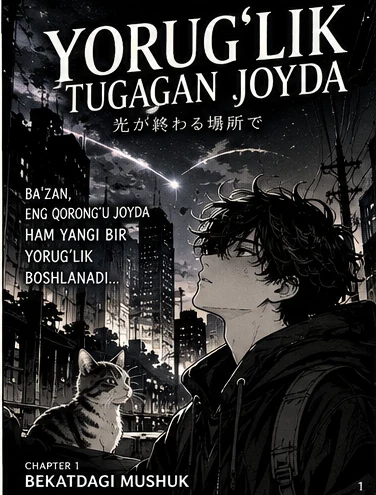
#> input picture manga/ch01/01.webp, 376 x 495 px
$ python slice.py manga/ch01/01.webp 5
#> lines starting #> are read from the running program, lines starting #| are printed output that depends on the picture
"""Kollaj rasmni (masalan 4x2) alohida sahifalarga kesadi va WebP qilib saqlaydi.

Ishlatish:
  python slice.py kollaj.png 1            # 1-chapter, 4 ustun x 2 qator
  python slice.py kollaj.png 2 --cols 4 --rows 3

Natija: manga/ch01/01.webp, 02.webp ...
Agar sahifalar allaqachon alohida fayl bo'lsa: python slice.py papka/ 2 --files
"""
import argparse, os, glob
from PIL import Image

ap = argparse.ArgumentParser()
ap.add_argument("src")
ap.add_argument("chapter", type=int)
ap.add_argument("--cols", type=int, default=4)
ap.add_argument("--rows", type=int, default=2)
ap.add_argument("--trim", type=int, nargs=4, default=[4, 3, 4, 14],
                metavar=("L", "T", "R", "B"), help="har katakdan kesib tashlanadigan piksellar")
ap.add_argument("--files", action="store_true", help="src ichidagi rasmlarni tartib bilan olish")
ap.add_argument("--quality", type=int, default=88)
a = ap.parse_args()

out = f"manga/ch{a.chapter:02d}"
os.makedirs(out, exist_ok=True)

pages = []
if a.files:
    for f in sorted(glob.glob(os.path.join(a.src, "*"))):
        if f.lower().endswith((".png", ".jpg", ".jpeg", ".webp")):
            pages.append(Image.open(f).convert("RGB"))
else:
    im = Image.open(a.src).convert("RGB")
#> im is the input picture: PIL image 376x495 RGB; mean R, G, B 46, 45.3, 44.7
    w, h = im.size
#> w = 376; h = 495
    cw, ch = w / a.cols, h / a.rows
#> cw = 94; ch = 247.5
    l, t, r, b = a.trim
    for row in range(a.rows):
        for col in range(a.cols):
            box = (round(col * cw + l), round(row * ch + t),
                   round((col + 1) * cw - r), round((row + 1) * ch - b))
            pages.append(im.crop(box))
#> after the loop, pages = 8 items

for i, p in enumerate(pages, 1):
    p.save(f"{out}/{i:02d}.webp", "WEBP", quality=a.quality)
#> this loop made 8 passes
#> pass 1, `p.save(f"{out}/{i:02d}.webp", "WEBP", quality=a.quality)`:
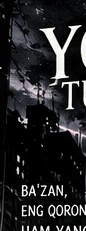
#> saved as 01.webp: PIL image 86x231 RGB; mean R, G, B 36.4, 37, 38.3
#> pass 2, `p.save(f"{out}/{i:02d}.webp", "WEBP", quality=a.quality)`:
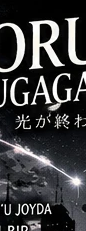
#> saved as 02.webp: PIL image 86x231 RGB; mean R, G, B 58, 58.4, 59.7
print(f"{len(pages)} sahifa -> {out}/")
#| 8 sahifa -> manga/ch05/
